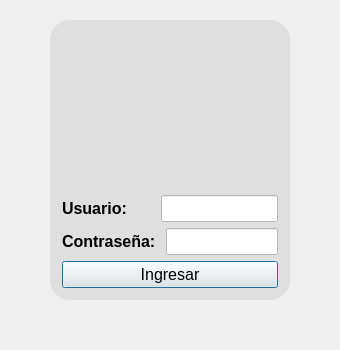
<?xml version="1.0" encoding="UTF-8"?>
<ui version="4.0">
 <class>Login</class>
 <widget class="QDialog" name="Login">
  <property name="geometry">
   <rect>
    <x>0</x>
    <y>0</y>
    <width>340</width>
    <height>350</height>
   </rect>
  </property>
  <property name="minimumSize">
   <size>
    <width>340</width>
    <height>350</height>
   </size>
  </property>
  <property name="maximumSize">
   <size>
    <width>340</width>
    <height>350</height>
   </size>
  </property>
  <property name="font">
   <font>
    <pointsize>10</pointsize>
    <italic>true</italic>
   </font>
  </property>
  <property name="windowTitle">
   <string>Dialog</string>
  </property>
  <property name="windowIcon">
   <iconset theme="QIcon::ThemeIcon::ContactNew"/>
  </property>
  <property name="windowOpacity">
   <double>1.000000000000000</double>
  </property>
  <property name="styleSheet">
   <string notr="true">#Login{
border-image: url(:/imagenes/Imagenes/fondoLogin.jfif);
}</string>
  </property>
  <layout class="QVBoxLayout" name="verticalLayout">
   <property name="leftMargin">
    <number>50</number>
   </property>
   <property name="topMargin">
    <number>20</number>
   </property>
   <property name="rightMargin">
    <number>50</number>
   </property>
   <property name="bottomMargin">
    <number>50</number>
   </property>
   <item>
    <widget class="QGroupBox" name="groupBox">
     <property name="styleSheet">
      <string notr="true">#groupBox{
    border: none;
	border-radius: 20px;
	background-color: rgba(220, 220, 220, 220);
}</string>
     </property>
     <property name="title">
      <string/>
     </property>
     <layout class="QVBoxLayout" name="verticalLayout_2" stretch="4,1,1,1">
      <item>
       <layout class="QVBoxLayout" name="verticalLayout_3">
        <property name="leftMargin">
         <number>40</number>
        </property>
        <property name="rightMargin">
         <number>40</number>
        </property>
        <item>
         <widget class="QLabel" name="imageLogin">
          <property name="sizePolicy">
           <sizepolicy hsizetype="Ignored" vsizetype="Ignored">
            <horstretch>0</horstretch>
            <verstretch>0</verstretch>
           </sizepolicy>
          </property>
          <property name="styleSheet">
           <string notr="true">#imageLogin{
	background-color: rgba(250, 250, 250,0);
    border-radius: 70px;
}</string>
          </property>
          <property name="frameShadow">
           <enum>QFrame::Shadow::Sunken</enum>
          </property>
          <property name="text">
           <string/>
          </property>
          <property name="textFormat">
           <enum>Qt::TextFormat::MarkdownText</enum>
          </property>
          <property name="pixmap">
           <pixmap resource="resources.qrc">:/imagenes/Imagenes/user.png</pixmap>
          </property>
          <property name="scaledContents">
           <bool>true</bool>
          </property>
          <property name="margin">
           <number>20</number>
          </property>
          <property name="indent">
           <number>0</number>
          </property>
          <property name="textInteractionFlags">
           <set>Qt::TextInteractionFlag::NoTextInteraction</set>
          </property>
         </widget>
        </item>
       </layout>
      </item>
      <item>
       <layout class="QHBoxLayout" name="horizontalLayout" stretch="4,5">
        <item>
         <widget class="QLabel" name="label">
          <property name="font">
           <font>
            <pointsize>12</pointsize>
            <italic>false</italic>
            <bold>true</bold>
           </font>
          </property>
          <property name="styleSheet">
           <string notr="true"/>
          </property>
          <property name="text">
           <string>Usuario: </string>
          </property>
         </widget>
        </item>
        <item>
         <widget class="QLineEdit" name="inUser">
          <property name="font">
           <font>
            <pointsize>12</pointsize>
            <italic>false</italic>
           </font>
          </property>
          <property name="mouseTracking">
           <bool>false</bool>
          </property>
          <property name="styleSheet">
           <string notr="true">background-color: rgb(255, 255, 255);
</string>
          </property>
          <property name="inputMask">
           <string/>
          </property>
          <property name="echoMode">
           <enum>QLineEdit::EchoMode::Normal</enum>
          </property>
          <property name="placeholderText">
           <string notr="true"/>
          </property>
          <property name="cursorMoveStyle">
           <enum>Qt::CursorMoveStyle::VisualMoveStyle</enum>
          </property>
          <property name="clearButtonEnabled">
           <bool>true</bool>
          </property>
         </widget>
        </item>
       </layout>
      </item>
      <item>
       <layout class="QHBoxLayout" name="horizontalLayout_2" stretch="4,5">
        <item>
         <widget class="QLabel" name="label_2">
          <property name="font">
           <font>
            <pointsize>12</pointsize>
            <italic>false</italic>
            <bold>true</bold>
           </font>
          </property>
          <property name="styleSheet">
           <string notr="true"/>
          </property>
          <property name="text">
           <string>Contraseña: </string>
          </property>
         </widget>
        </item>
        <item>
         <widget class="QLineEdit" name="inPsw">
          <property name="font">
           <font>
            <pointsize>12</pointsize>
            <italic>false</italic>
           </font>
          </property>
          <property name="mouseTracking">
           <bool>false</bool>
          </property>
          <property name="styleSheet">
           <string notr="true">background-color: rgb(255, 255, 255);</string>
          </property>
          <property name="inputMask">
           <string/>
          </property>
          <property name="text">
           <string/>
          </property>
          <property name="frame">
           <bool>true</bool>
          </property>
          <property name="echoMode">
           <enum>QLineEdit::EchoMode::Password</enum>
          </property>
          <property name="cursorPosition">
           <number>0</number>
          </property>
          <property name="dragEnabled">
           <bool>true</bool>
          </property>
          <property name="placeholderText">
           <string/>
          </property>
          <property name="cursorMoveStyle">
           <enum>Qt::CursorMoveStyle::VisualMoveStyle</enum>
          </property>
          <property name="clearButtonEnabled">
           <bool>true</bool>
          </property>
         </widget>
        </item>
       </layout>
      </item>
      <item>
       <widget class="QPushButton" name="btnIngresar">
        <property name="font">
         <font>
          <pointsize>12</pointsize>
         </font>
        </property>
        <property name="layoutDirection">
         <enum>Qt::LayoutDirection::LeftToRight</enum>
        </property>
        <property name="styleSheet">
         <string notr="true"/>
        </property>
        <property name="text">
         <string>Ingresar</string>
        </property>
        <property name="icon">
         <iconset theme="QIcon::ThemeIcon::DocumentSend"/>
        </property>
        <property name="default">
         <bool>false</bool>
        </property>
        <property name="flat">
         <bool>false</bool>
        </property>
       </widget>
      </item>
     </layout>
    </widget>
   </item>
  </layout>
 </widget>
 <resources>
  <include location="resources.qrc"/>
 </resources>
 <connections/>
</ui>
